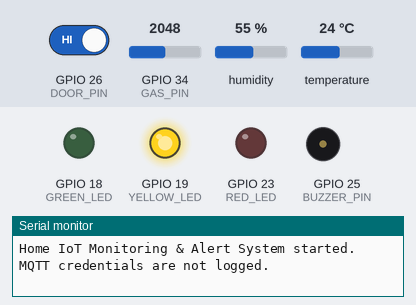
A sketch run on a simulated ESP32. Shown: output pins drawn as LEDs (lit = HIGH), buzzer (waves = sounding, pin HIGH), the last lines printed to the serial monitor. Wiring (inferred from the names in the program): DHT22 sensor: data GPIO 4. The inputs (shaded band) are chosen by the test bench; at power-on: temperature 24 °C, GPIO 26 (DOOR_PIN) HIGH, GPIO 34 (GAS_PIN) = 2048, humidity 55 % (analog values on the 0–4095 scale). WiFi joins after 1.5 s; servers stay silent unless stated; random numbers use the default seed unless the sketch sets one.

Above: at 1.2 s.
1.3 s: temperature set to 34.4 °C
8.7 s: temperature set to 35.8 °C
At 15.6 s:
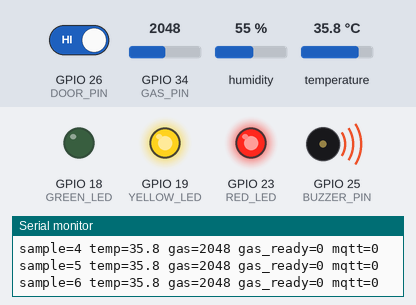
16.2 s: temperature set to 33.4 °C
23.7 s: temperature set to 32.2 °C
At 30.9 s:
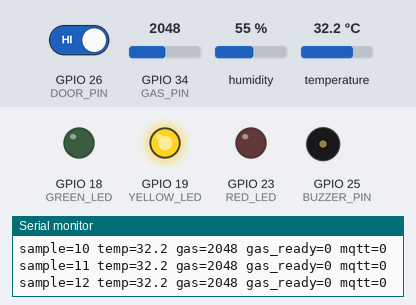
31.2 s: temperature set to 41 °C
At 38.0 s:
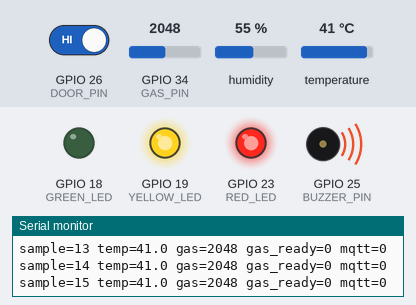
Timing chart, 0 to 39.5 s (numbered marks = the images above; inputs shaded):
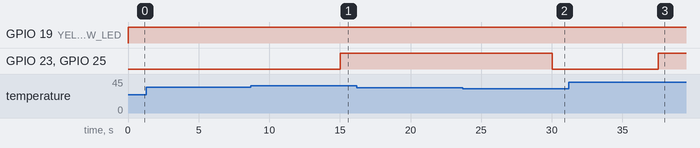

Measured:
- the behaviour switches between 35 and 35.1 °C on temperature (found by bisection; images 0 and 1)
- the behaviour switches between 33 and 32.9 °C on temperature (found by bisection; images 1 and 2)
- after the input at 8.7 s, GPIO 23 (RED_LED), GPIO 25 (BUZZER_PIN): LOW → HIGH after 6.3 s
- after the input at 23.7 s, GPIO 23 (RED_LED), GPIO 25 (BUZZER_PIN): HIGH → LOW after 6.3 s
- after the input at 31.2 s, GPIO 23 (RED_LED), GPIO 25 (BUZZER_PIN): LOW → HIGH after 6.3 s

The sketch:

esp32.ino
```cpp
// Arduino IDE entry. setup() and loop() are implemented in main.cpp.
```

main.cpp
```cpp
/* ESP32 Home IoT Monitoring & Alert System: sensor loop independent of Wi-Fi/MQTT worker.
   MQTT 3.1.1 QoS0; no guaranteed event replay. See firmware README. */
#include <Arduino.h>
#include <WiFi.h>
#include <math.h>
#include <initializer_list>
#include "rules.hpp"
#if __has_include("config.h")
#include "config.h"
#else
#include "config.example.h"
#endif

struct Reading {
  float temperature=NAN,humidity=NAN;
  int gas=0;
  bool door=false,motion=false,pirReady=false,gasReady=false;
  uint32_t sequence=0,uptime=0;
};
struct EdgeEvent {char type[32];char transition[8];uint32_t sequence;};
Reading latest;
SemaphoreHandle_t readingMutex;
QueueHandle_t events;
ThresholdRule temperatureRule,gasRule;
DebouncedInput doorInput,motionInput;
volatile bool mqttOnline=false;
char bootId[17];
uint32_t lastSample=0;
WiFiClient tcp;

// Bound every DHT wait; invalid checksum/timing returns false, never zero data.
bool waitWhileLevel(int level,uint32_t limitUs=120) {
  uint32_t start=micros();
  while(digitalRead(DHT_PIN)==level) if(uint32_t(micros()-start)>limitUs)return false;
  return true;
}
bool readDht(float &t,float &h) {
  uint8_t bytes[5]={0};
  pinMode(DHT_PIN,OUTPUT);digitalWrite(DHT_PIN,LOW);delayMicroseconds(1200);
  digitalWrite(DHT_PIN,HIGH);delayMicroseconds(30);pinMode(DHT_PIN,INPUT_PULLUP);
  if(!waitWhileLevel(HIGH)||!waitWhileLevel(LOW)||!waitWhileLevel(HIGH))return false;
  for(int bit=0;bit<40;bit++) {
    if(!waitWhileLevel(LOW))return false;
    uint32_t start=micros();if(!waitWhileLevel(HIGH))return false;
    bytes[bit/8]=(bytes[bit/8]<<1)|(uint32_t(micros()-start)>45);
  }
  if(uint8_t(bytes[0]+bytes[1]+bytes[2]+bytes[3])!=bytes[4])return false;
  h=((bytes[0]<<8)|bytes[1])*0.1f;
  t=(((bytes[2]&0x7f)<<8)|bytes[3])*0.1f;if(bytes[2]&0x80)t=-t;
  return isfinite(t)&&isfinite(h)&&t>=-40&&t<=80&&h>=0&&h<=100;
}
String mqttString(const String &value) {
  String out;out.reserve(value.length()+2);out+=char(value.length()>>8);out+=char(value.length()&255);out+=value;return out;
}
bool sendPacket(uint8_t type,const String &body) {
  uint8_t header[5];header[0]=type;size_t n=1,len=body.length();
  do{uint8_t b=len%128;len/=128;if(len)b|=128;header[n++]=b;}while(len&&n<5);
  return tcp.write(header,n)==n && tcp.write((const uint8_t*)body.c_str(),body.length())==body.length();
}
bool publish(const char *channel,const String &json) {
  String topic=String(TOPIC_PREFIX)+"/"+DEVICE_ID+"/"+channel;
  return sendPacket(0x30,mqttString(topic)+json);
}
String statusJson(const char *status) {
  return String("{\"device_id\":\"")+DEVICE_ID+"\",\"boot_id\":\""+bootId+"\",\"status\":\""+status+"\"}";
}
bool mqttConnect() {
  tcp.stop();tcp.setTimeout(1000);
  if(!tcp.connect(MQTT_HOST,MQTT_PORT,1000))return false;
  // Clean session + QoS0 last will. Credentials optional; never printed.
  uint8_t flags=6;if(strlen(MQTT_USER))flags|=192;
  String body=mqttString("MQTT");body+=char(4);body+=char(flags);body+=char(0);body+=char(15);
  body+=mqttString(String("esp32-")+DEVICE_ID+"-"+bootId);
  body+=mqttString(String(TOPIC_PREFIX)+"/"+DEVICE_ID+"/status");body+=mqttString(statusJson("offline"));
  if(strlen(MQTT_USER)){body+=mqttString(MQTT_USER);body+=mqttString(MQTT_PASSWORD);}
  if(!sendPacket(0x10,body))return false;
  uint8_t reply[4];if(tcp.readBytes(reply,4)!=4||reply[0]!=0x20||reply[1]!=2||reply[3]!=0){tcp.stop();return false;}
  return publish("status",statusJson("online"));
}
String numberOrNull(float v){return isfinite(v)?String(v,1):String("null");}
String telemetry(const Reading &r) {
  String out="{\"device_id\":\"";out+=DEVICE_ID;out+="\",\"boot_id\":\"";out+=bootId;
  out+="\",\"source\":\"esp32\",\"timestamp\":null,\"seq\":";out+=r.sequence;
  out+=",\"uptime_ms\":";out+=r.uptime;out+=",\"temperature\":";out+=numberOrNull(r.temperature);
  out+=",\"humidity\":";out+=numberOrNull(r.humidity);out+=",\"gas\":";out+=r.gas;
  out+=",\"gas_ready\":";out+=r.gasReady?"true":"false";
  out+=",\"motion\":";out+=r.pirReady?(r.motion?"true":"false"):"null";
  out+=",\"door_open\":";out+=r.door?"true":"false";out+="}";return out;
}
void queueEvent(const char *type,const char *transition="") {
  EdgeEvent e={};strncpy(e.type,type,sizeof(e.type)-1);strncpy(e.transition,transition,sizeof(e.transition)-1);e.sequence=latest.sequence;
  if(xQueueSend(events,&e,0)!=pdTRUE){EdgeEvent discarded;xQueueReceive(events,&discarded,0);xQueueSend(events,&e,0);Serial.println("Diagnostic event queue overflow");}
}
void networkTask(void*) {
  WiFi.mode(WIFI_STA);WiFi.begin(WIFI_SSID,WIFI_PASSWORD);
  uint32_t retryAt=0,lastPublish=0,lastRx=millis(),lastPing=0,lastSequence=0;
  for(;;) {
    uint32_t now=millis();
    if(WiFi.status()!=WL_CONNECTED){mqttOnline=false;tcp.stop();if(uint32_t(now-retryAt)>5000){retryAt=now;WiFi.reconnect();}}
    else if(!tcp.connected()) {mqttOnline=false;if(uint32_t(now-retryAt)>3000){retryAt=now;if(mqttConnect()){mqttOnline=true;lastRx=now;lastSequence=0;}}}
    else {
      while(tcp.available()){tcp.read();lastRx=now;}
      if(uint32_t(now-lastRx)>30000){tcp.stop();mqttOnline=false;continue;}
      if(uint32_t(now-lastPing)>5000){lastPing=now;if(!sendPacket(0xc0,"")){tcp.stop();mqttOnline=false;}}
      Reading r;xSemaphoreTake(readingMutex,portMAX_DELAY);r=latest;xSemaphoreGive(readingMutex);
      // Never send a stale snapshot as a new heartbeat.
      if(r.sequence && r.sequence!=lastSequence && uint32_t(now-lastPublish)>=100) {
        lastPublish=now;
        if(publish("telemetry",telemetry(r)))lastSequence=r.sequence;else{tcp.stop();mqttOnline=false;}
      }
      EdgeEvent e;
      while(tcp.connected()&&xQueueReceive(events,&e,0)==pdTRUE){
        String out=String("{\"device_id\":\"")+DEVICE_ID+"\",\"boot_id\":\""+bootId+"\",\"seq\":"+String(e.sequence)+",\"event_type\":\""+e.type+"\",\"transition\":\""+e.transition+"\"}";
        publish(strlen(e.transition)?"alert":"event",out);
      }
    }
    vTaskDelay(pdMS_TO_TICKS(20));
  }
}
void setup() {
  Serial.begin(115200);
  pinMode(PIR_PIN,INPUT);pinMode(DOOR_PIN,INPUT_PULLUP);
  for(int pin:{BUZZER_PIN,GREEN_LED,YELLOW_LED,RED_LED}){pinMode(pin,OUTPUT);digitalWrite(pin,LOW);}
  analogReadResolution(12);analogSetPinAttenuation(GAS_PIN,ADC_11db);
  snprintf(bootId,sizeof(bootId),"%08lx%08lx",(unsigned long)esp_random(),(unsigned long)esp_random());
  readingMutex=xSemaphoreCreateMutex();events=xQueueCreate(16,sizeof(EdgeEvent));
  xTaskCreatePinnedToCore(networkTask,"network",8192,nullptr,1,nullptr,0);
  Serial.println("Home IoT Monitoring & Alert System started. MQTT credentials are not logged.");
}
void loop() {
  uint32_t now=millis();
  if(doorInput.update(digitalRead(DOOR_PIN)==HIGH,now))queueEvent(doorInput.stable?"DOOR_OPENED":"DOOR_CLOSED");
  bool pirReady=now>=PIR_WARMUP_MS;
  if(pirReady&&motionInput.update(digitalRead(PIR_PIN)==HIGH,now))queueEvent(motionInput.stable?"MOTION_DETECTED":"MOTION_CLEARED");
  if(uint32_t(now-lastSample)>=TELEMETRY_MS) {
    lastSample=now;Reading r;r.uptime=now;r.pirReady=pirReady;r.motion=motionInput.stable;r.door=doorInput.stable;
    r.gasReady=GAS_CONDITIONED&&now>=GAS_WARMUP_MS;
    float t=NAN,h=NAN;if(readDht(t,h)){r.temperature=t;r.humidity=h;}
    uint32_t sum=0;for(int i=0;i<8;i++)sum+=analogRead(GAS_PIN);r.gas=sum/8;
    int temperatureTransition=temperatureRule.update(r.temperature,isfinite(r.temperature),TEMPERATURE_HIGH,TEMPERATURE_CLEAR,CONFIRM_SAMPLES);
    int gasTransition=gasRule.update(r.gas,r.gasReady,GAS_HIGH,GAS_CLEAR,CONFIRM_SAMPLES);
    xSemaphoreTake(readingMutex,portMAX_DELAY);r.sequence=latest.sequence+1;latest=r;xSemaphoreGive(readingMutex);
    if(temperatureTransition)queueEvent("HIGH_TEMPERATURE",temperatureTransition>0?"active":"clear");
    if(gasTransition)queueEvent("GAS_ALERT",gasTransition>0?"active":"clear");
    Serial.printf("sample=%lu temp=%s gas=%d gas_ready=%d mqtt=%d\n",(unsigned long)r.sequence,numberOrNull(r.temperature).c_str(),r.gas,r.gasReady,mqttOnline);
  }
  bool active=temperatureRule.active||gasRule.active;
  digitalWrite(BUZZER_PIN,active?HIGH:LOW);digitalWrite(RED_LED,active?HIGH:LOW);
  digitalWrite(YELLOW_LED,(!mqttOnline||!latest.gasReady||!latest.pirReady||!isfinite(latest.temperature))?HIGH:LOW);
  digitalWrite(GREEN_LED,(mqttOnline&&!active&&latest.gasReady&&latest.pirReady&&isfinite(latest.temperature))?HIGH:LOW);
  delay(5);
}
```

rules.hpp
```cpp
#pragma once
#include <stdint.h>
struct ThresholdRule {
  bool active=false;
  unsigned count=0;
  // Return 1 on activation, -1 on clearing, 0 when unchanged.
  int update(float value,bool valid,float high,float clear,unsigned required) {
    if(!valid){count=0;return 0;}
    bool crossed=active ? value<clear : value>high;
    count=crossed ? count+1 : 0;
    if(count>=required){active=!active;count=0;return active?1:-1;}
    return 0;
  }
};
struct DebouncedInput {
  bool stable=false,candidate=false;
  uint32_t since=0;
  bool update(bool raw,uint32_t now,uint32_t delayMs=50) {
    if(raw!=candidate){candidate=raw;since=now;}
    if(stable!=candidate && uint32_t(now-since)>=delayMs){stable=candidate;return true;}
    return false;
  }
};
```

config.example.h
```cpp
#pragma once
// Copy to config.h. Do not commit personal credentials.
#define WIFI_SSID "YOUR_WIFI_SSID"
#define WIFI_PASSWORD "YOUR_WIFI_PASSWORD"
#define MQTT_HOST "192.168.1.100" // Laptop LAN IPv4 address, never localhost
#define MQTT_PORT 1883
#define MQTT_USER ""
#define MQTT_PASSWORD ""
#define DEVICE_ID "device01"
#define TOPIC_PREFIX "home"
// Classic ESP32-WROOM DevKit only. Verify your exact board before wiring.
#define DHT_PIN 4
#define PIR_PIN 27
#define DOOR_PIN 26
#define GAS_PIN 34
#define BUZZER_PIN 25
#define GREEN_LED 18
#define YELLOW_LED 19
#define RED_LED 23
#define TELEMETRY_MS 2500UL
#define PIR_WARMUP_MS 60000UL
#define GAS_WARMUP_MS 180000UL
// Set true ONLY after sensor conditioning and baseline calibration.
// Manufacturer initial conditioning is at least 48 h; 180 s is not a substitute.
#define GAS_CONDITIONED false
#define TEMPERATURE_HIGH 35.0f
#define TEMPERATURE_CLEAR 33.0f
#define GAS_HIGH 2000.0f
#define GAS_CLEAR 1600.0f
#define CONFIRM_SAMPLES 3
// These are demonstration thresholds. gas is raw ADC, not ppm.
```
